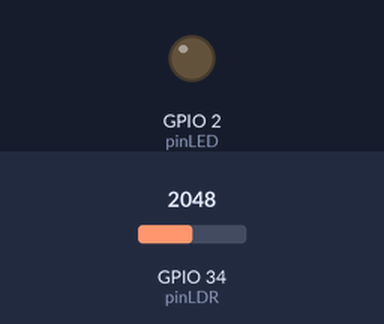
Bench run of a sketch on a simulated ESP32. Parts: output pins drawn as LEDs (lit = HIGH). The test bench sets the inputs (shaded band); at power-on: GPIO 34 (pinLDR) = 2048. What the sketch prints to the serial monitor is not drawn.

Above: at 2.2 s.
2.3 s: GPIO 34 (pinLDR) set to 2663
4.5 s: GPIO 34 (pinLDR) set to 2772
At 5.4 s:
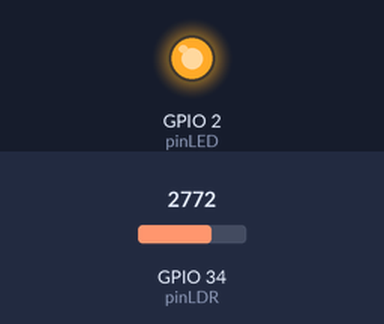
6.0 s: GPIO 34 (pinLDR) set to 2356
8.0 s: GPIO 34 (pinLDR) set to 2230
At 9.2 s:
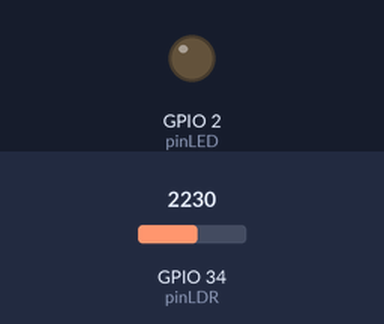
9.5 s: GPIO 34 (pinLDR) set to 2866
At 10.6 s:
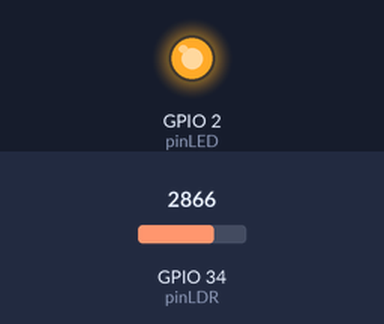
Timing chart, 0 to 12.0 s (numbered marks = the images above; inputs shaded):
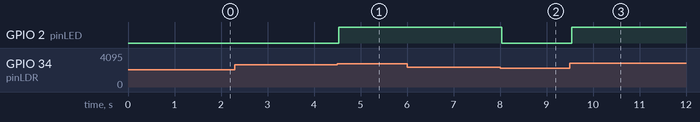

Measured:
- the behaviour switches between 2700 and 2701 on GPIO 34 (pinLDR) (found by bisection; images 0 and 1)
- the behaviour switches between 2300 and 2299 on GPIO 34 (pinLDR) (found by bisection; images 1 and 2)
- after the input at 2.3 s, every drawn part: stays the same
- after the input at 4.5 s, GPIO 2 (pinLED): LOW → HIGH at once
- after the input at 6.0 s, every drawn part: stays the same
- after the input at 8.0 s, GPIO 2 (pinLED): HIGH → LOW at once
- after the input at 9.5 s, GPIO 2 (pinLED): LOW → HIGH at once

The sketch:

kode-05-sensor-ldr.ino
```cpp
/*
  ===================================================================
  PRAKTIKUM 2: SENSOR LDR - Lampu Otomatis
  ===================================================================

  Deskripsi:
  Program ini membuat lampu otomatis yang menyala saat gelap dan
  mati saat terang menggunakan sensor LDR (Light Dependent Resistor).

  Konsep:
  - LDR adalah resistor yang resistansinya berubah sesuai cahaya
  - Gelap → resistansi tinggi → nilai ADC tinggi
  - Terang → resistansi rendah → nilai ADC rendah

  Komponen yang Dibutuhkan:
  - 1x ESP32 Development Board
  - 1x LDR (Light Dependent Resistor)
  - 1x Resistor 10K ohm (untuk voltage divider)
  - 1x LED
  - 1x Resistor 220 ohm (untuk LED)
  - Kabel jumper
  - Breadboard

  Koneksi Rangkaian:

  Voltage Divider untuk LDR:
  3.3V
    │
    ├── LDR ────┬──── GPIO34 (Analog Input)
    │           │
    └── 10KΩ ───┴──── GND

  LED Indikator:
  GPIO2 ---> LED (+) ---> Resistor 220Ω ---> GND

  Catatan:
  - GPIO34-39 adalah input only (hanya bisa analogRead)
  - ADC ESP32: 12-bit (0-4095)

  Dibuat untuk: Mata Kuliah Bangunan Cerdas
  Instruktur: Anton Prafanto
  ===================================================================
*/

// ===== KONFIGURASI PIN =====
const int pinLDR = 34;       // Pin analog untuk membaca LDR (harus GPIO 34-39)
const int pinLED = 2;        // Pin digital untuk LED

// ===== KONFIGURASI THRESHOLD =====
// Nilai threshold menentukan kapan lampu nyala/mati
// Sesuaikan nilai ini berdasarkan kondisi ruangan Anda!
// Cara kalibrasi:
// 1. Upload kode ini dengan mode DEBUG
// 2. Lihat nilai LDR saat gelap dan terang di Serial Monitor
// 3. Tentukan nilai tengah sebagai threshold
const int threshold = 2500;  // Ganti nilai ini sesuai kalibrasi

// Hysteresis (dead band) untuk mencegah flicker
// Lampu nyala jika nilai > thresholdNyala
// Lampu mati jika nilai < thresholdMati
const int thresholdNyala = threshold + 200;  // 2700
const int thresholdMati = threshold - 200;   // 2300

// ===== VARIABEL STATUS =====
bool lampuNyala = false;  // Status lampu saat ini

// ===== MODE DEBUG =====
// Set true untuk melihat nilai LDR mentah
// Set false untuk mode operasional normal
const bool DEBUG_MODE = true;

// ===== FUNGSI SETUP =====
void setup() {
  // Inisialisasi Serial Monitor
  Serial.begin(115200);
  delay(1000);

  Serial.println("========================================");
  Serial.println("    SISTEM PENCAHAYAAN OTOMATIS        ");
  Serial.println("       Menggunakan Sensor LDR          ");
  Serial.println("========================================");
  Serial.println();

  // Konfigurasi pin
  pinMode(pinLED, OUTPUT);
  digitalWrite(pinLED, LOW);  // Pastikan LED mati di awal

  // Pin ADC tidak perlu pinMode (otomatis input)

  Serial.println("Sistem siap!");
  Serial.print("Threshold: ");
  Serial.println(threshold);
  Serial.print("Threshold Nyala: ");
  Serial.println(thresholdNyala);
  Serial.print("Threshold Mati: ");
  Serial.println(thresholdMati);
  Serial.println();

  if (DEBUG_MODE) {
    Serial.println("MODE DEBUG: Aktif");
    Serial.println("Amati nilai LDR dan sesuaikan threshold");
    Serial.println("Format: Nilai LDR | Status Cahaya | Status Lampu");
    Serial.println("--------------------------------------------------");
  }
}

// ===== FUNGSI LOOP =====
void loop() {

  // LANGKAH 1: Baca nilai sensor LDR
  // analogRead() mengembalikan nilai 0-4095 (12-bit ADC)
  int nilaiLDR = analogRead(pinLDR);

  // LANGKAH 2: Logika kontrol lampu dengan HYSTERESIS
  // Hysteresis mencegah lampu flicker (nyala-mati cepat)
  // saat nilai LDR berada di sekitar threshold

  if (nilaiLDR > thresholdNyala && !lampuNyala) {
    // Kondisi: Gelap DAN lampu belum nyala
    digitalWrite(pinLED, HIGH);
    lampuNyala = true;

    if (!DEBUG_MODE) {
      Serial.println("💡 LAMPU NYALA (Gelap terdeteksi)");
    }
  }
  else if (nilaiLDR < thresholdMati && lampuNyala) {
    // Kondisi: Terang DAN lampu masih nyala
    digitalWrite(pinLED, LOW);
    lampuNyala = false;

    if (!DEBUG_MODE) {
      Serial.println("🌙 LAMPU MATI (Terang terdeteksi)");
    }
  }

  // LANGKAH 3: Tampilkan info di Serial Monitor
  if (DEBUG_MODE) {
    // Mode debug: tampilkan nilai mentah setiap 500ms
    Serial.print("Nilai LDR: ");
    Serial.print(nilaiLDR);
    Serial.print("\t| ");

    // Status cahaya
    if (nilaiLDR > thresholdNyala) {
      Serial.print("GELAP      ");
    } else if (nilaiLDR < thresholdMati) {
      Serial.print("TERANG     ");
    } else {
      Serial.print("REDUP      ");
    }

    Serial.print("\t| Lampu: ");
    Serial.println(lampuNyala ? "NYALA 💡" : "MATI 🌙");

    delay(500);  // Update setiap 500ms
  } else {
    // Mode normal: hanya tampilkan saat perubahan status
    delay(100);  // Cek setiap 100ms
  }
}

/*
  ===================================================================
  PENJELASAN KONSEP:
  ===================================================================

  1. LDR (Light Dependent Resistor):
     - Material: Cadmium Sulfide (CdS)
     - Resistansi berubah sesuai cahaya
     - Gelap: ~1MΩ (1.000.000 ohm)
     - Terang: ~1KΩ (1.000 ohm)
     - Tidak linear (non-linear response)

  2. VOLTAGE DIVIDER:
     Rangkaian pembagi tegangan untuk membaca LDR:

     Vout = Vin × (R2 / (R1 + R2))

     Dimana:
     - Vin = 3.3V
     - R1 = LDR (berubah sesuai cahaya)
     - R2 = 10KΩ (tetap)
     - Vout = tegangan yang dibaca ESP32

     Contoh perhitungan:
     - Gelap (LDR = 1MΩ):
       Vout = 3.3 × (10K / (1000K + 10K)) = 0.033V
       ADC = 0.033/3.3 × 4095 ≈ 40 (nilai rendah)

     - Terang (LDR = 1KΩ):
       Vout = 3.3 × (10K / (1K + 10K)) = 3.0V
       ADC = 3.0/3.3 × 4095 ≈ 3723 (nilai tinggi)

     CATATAN: Pada rangkaian ini, gelap = nilai rendah
     Jika ingin gelap = nilai tinggi, balik posisi LDR dan resistor

  3. ADC (Analog to Digital Converter):
     - ESP32 punya ADC 12-bit
     - Range: 0 - 4095 (2^12 - 1)
     - 0 = 0V, 4095 = 3.3V
     - Resolusi: 3.3V / 4095 ≈ 0.8 mV
     - Pin ADC1: GPIO32-39 (bisa pakai WiFi)
     - Pin ADC2: GPIO0,2,4,12-15,25-27 (tidak bisa pakai WiFi)

  4. HYSTERESIS (Dead Band):
     Teknik untuk mencegah flicker (nyala-mati cepat)

     Tanpa hysteresis:
     Threshold = 2500
     Nilai LDR naik-turun di sekitar 2500 → lampu flicker

     Dengan hysteresis:
     Threshold nyala = 2700
     Threshold mati = 2300
     Gap 400 = dead band

     Logika:
     - Lampu nyala jika nilai > 2700
     - Lampu tetap nyala sampai nilai < 2300
     - Range 2300-2700 = zona aman (tidak ada perubahan)

  5. THRESHOLD:
     Nilai ambang batas untuk pengambilan keputusan
     Cara menentukan:
     - Ukur nilai LDR saat gelap (misal: 3500)
     - Ukur nilai LDR saat terang (misal: 1500)
     - Threshold = (3500 + 1500) / 2 = 2500
     - Sesuaikan berdasarkan preferensi

  ===================================================================
  DIAGRAM ALIR (FLOWCHART):
  ===================================================================

  START
    ↓
  Baca nilai LDR
    ↓
  nilaiLDR > thresholdNyala && !lampuNyala?
    │
    YES → Nyalakan LED, lampuNyala = true
    │
    NO
    ↓
  nilaiLDR < thresholdMati && lampuNyala?
    │
    YES → Matikan LED, lampuNyala = false
    │
    NO
    ↓
  Tampilkan status (jika DEBUG_MODE)
    ↓
  Delay
    ↓
  (kembali ke loop)

  ===================================================================
  EKSPERIMEN YANG BISA DICOBA:
  ===================================================================

  1. Tambah 3 Level Kecerahan (PWM):
     // Ganti digitalWrite dengan analogWrite (PWM)
     if (nilaiLDR > 3500) {
       analogWrite(pinLED, 255);  // 100% terang
     } else if (nilaiLDR > 2500) {
       analogWrite(pinLED, 128);  // 50% terang
     } else if (nilaiLDR > 1500) {
       analogWrite(pinLED, 64);   // 25% terang
     } else {
       analogWrite(pinLED, 0);    // Mati
     }

  2. Mode Manual Override dengan Button:
     int pinButton = 4;
     bool modeManual = false;

     // Di setup:
     pinMode(pinButton, INPUT_PULLUP);

     // Di loop:
     if (digitalRead(pinButton) == LOW) {
       modeManual = !modeManual;  // Toggle mode
       delay(300);  // Debounce
     }

     if (modeManual) {
       // Kontrol manual (button lagi untuk toggle LED)
     } else {
       // Kontrol otomatis (pakai LDR)
     }

  3. Kalibrasi Otomatis:
     // Saat startup, rekam nilai min dan max
     int nilaiMin = 4095;
     int nilaiMax = 0;

     // Selama 10 detik pertama:
     for (int i = 0; i < 100; i++) {
       int nilai = analogRead(pinLDR);
       if (nilai < nilaiMin) nilaiMin = nilai;
       if (nilai > nilaiMax) nilaiMax = nilai;
       delay(100);
     }

     // Hitung threshold otomatis:
     int threshold = (nilaiMin + nilaiMax) / 2;

  4. Data Logging ke SD Card:
     // Simpan data LDR setiap 1 menit
     // Format: timestamp, nilai_ldr, status_lampu
     // Untuk analisis pola pencahayaan

  5. Kontrol via Bluetooth:
     // Kirim nilai LDR ke smartphone
     // Terima perintah on/off manual
     // Sesuaikan threshold dari app

  ===================================================================
  TROUBLESHOOTING:
  ===================================================================

  Masalah: Nilai LDR tidak berubah saat ditutup/dibuka
  Solusi:
  - Cek rangkaian voltage divider (LDR + 10K)
  - Pastikan pakai pin ADC (GPIO34-39)
  - Test LDR dengan multimeter (ukur resistansi)
  - Pastikan LDR tidak rusak (coba LDR lain)

  Masalah: Nilai LDR selalu 0 atau 4095
  Solusi:
  - Koneksi putus atau short
  - Cek breadboard dan jumper wire
  - Pastikan 3.3V dan GND terhubung benar

  Masalah: Lampu flicker (nyala-mati cepat)
  Solusi:
  - Tambah hysteresis (perbesar gap threshold)
  - Tambah delay di loop (misal 200ms)
  - Tambah kapasitor 10uF paralel dengan LDR
  - Gunakan moving average (filter software)

  Masalah: Threshold tidak tepat
  Solusi:
  - Nyalakan DEBUG_MODE
  - Amati nilai LDR di berbagai kondisi
  - Sesuaikan threshold secara manual
  - Atau gunakan potensiometer untuk adjust realtime

  Masalah: LED tidak menyala sama sekali
  Solusi:
  - Cek koneksi LED (polaritas benar?)
  - Cek resistor 220Ω terpasang
  - Test LED dengan upload kode blink sederhana
  - Pastikan pin LED ke GPIO2 (atau sesuai kode)

  ===================================================================
  KALIBRASI:
  ===================================================================

  Prosedur kalibrasi untuk menentukan threshold optimal:

  1. Upload kode dengan DEBUG_MODE = true
  2. Buka Serial Monitor (115200 baud)
  3. Catat nilai LDR dalam berbagai kondisi:

     Kondisi           | Nilai LDR | Catatan
     ------------------|-----------|------------------
     Ruangan gelap     |           |
     Redup             |           |
     Cahaya normal     |           |
     Terang (jendela)  |           |
     Senter langsung   |           |

  4. Tentukan threshold:
     - Jika ingin lampu nyala saat redup:
       threshold = (nilai_gelap + nilai_redup) / 2
     - Jika ingin lampu nyala hanya saat sangat gelap:
       threshold = nilai_gelap - 500

  5. Update nilai threshold di kode
  6. Set DEBUG_MODE = false untuk operasi normal

  ===================================================================
  APLIKASI DALAM BANGUNAN CERDAS:
  ===================================================================

  1. Street Lighting (Lampu Jalan):
     - Nyala otomatis saat senja
     - Mati otomatis saat pagi
     - Hemat energi (tidak perlu timer)
     - Adaptif (sesuai cuaca mendung/cerah)

  2. Office Lighting (Lampu Kantor):
     - Sesuaikan dengan cahaya alami
     - Dekat jendela: redup/mati saat siang
     - Jauh dari jendela: tetap nyala
     - Hemat energi 30-50%

  3. Parking Lot:
     - Lampu parkir nyala saat gelap
     - Dimmer saat tidak ada kendaraan (+ PIR)
     - Terang penuh saat ada aktivitas

  4. Billboard/Digital Signage:
     - Kecerahan layar menyesuaikan ambient
     - Terang di siang hari (agar terlihat)
     - Redup di malam (hemat energi + tidak silau)

  5. Automated Blinds (Tirai/Blind Otomatis):
     - Tutup saat matahari terik (AC hemat energi)
     - Buka saat mendung (manfaatkan cahaya alami)

  6. Greenhouse:
     - Monitor intensitas cahaya untuk tanaman
     - Nyalakan grow light jika kurang cahaya
     - Buka shade jika terlalu terang

  ===================================================================
*/
```
